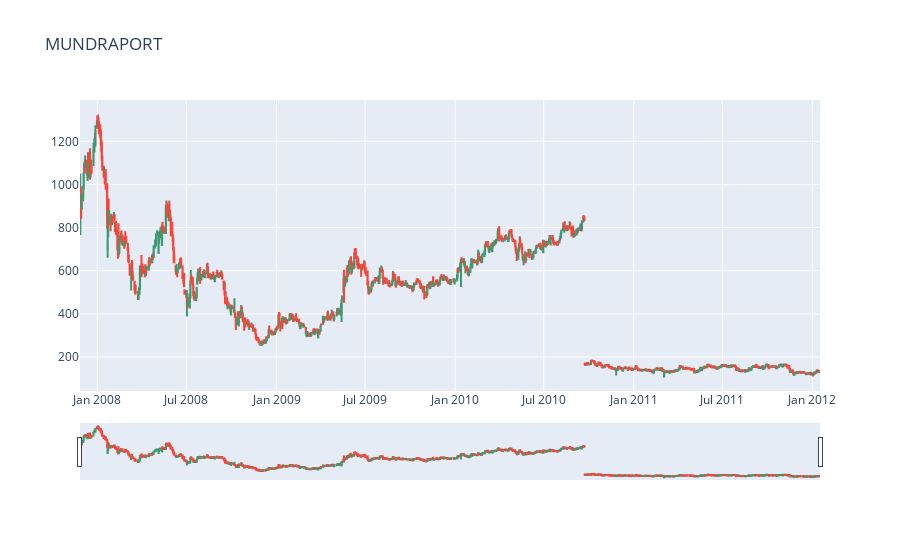

Here is the notebook cell this chart was saved with:
### Code cell
fig = go.Figure(data=[go.Candlestick(x=stock_df['Date'],
                open=stock_df['Open'], high=stock_df['High'],
                low=stock_df['Low'], close=stock_df['Close']),
], layout=go.Layout(
    title=go.layout.Title(text=stock_name)
))
fig.show()

### Figure 1 — Plotly figure (JSON) as saved in the notebook; plotly's stock layout.template omitted (floating-point values rounded to 4 significant figures; data arrays with more than 128 entries replaced by an {"elided": "..."} marker saying what was removed)
{"data": [{"close": {"elided": "1023 float values"}, "high": {"elided": "1023 float values"}, "low": {"elided": "1023 float values"}, "open": {"elided": "1023 float values"}, "type": "candlestick", "x": {"elided": "1023 str values"}}], "layout": {"title": {"text": "MUNDRAPORT"}}}
